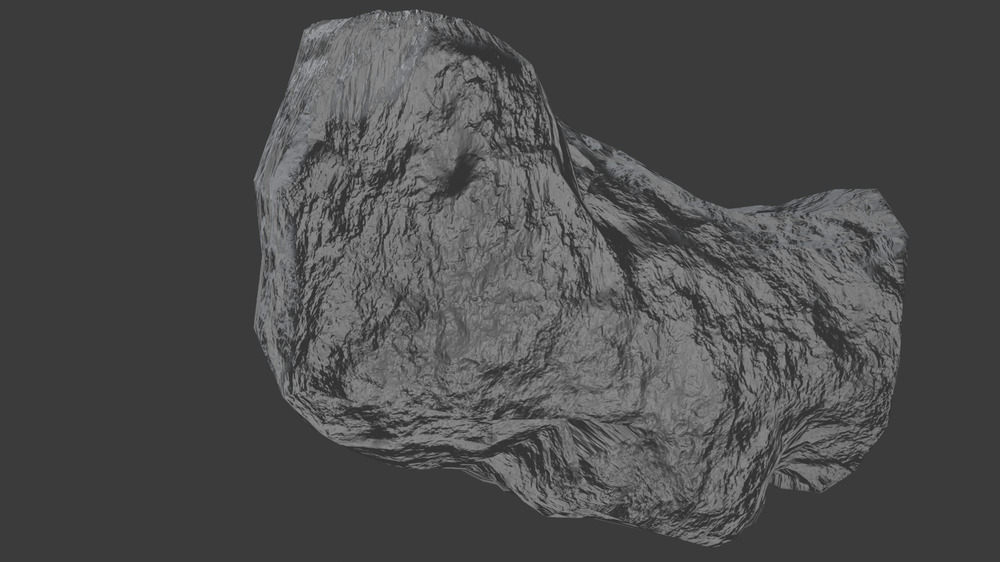
#> input picture data/blender/rocks/left.png, 1000 x 562 px, shrunk from 1920 x 1080 before the run
$ python find_shift.py
#> lines starting #> are read from the running program, lines starting #| are printed output that depends on the picture
import cv2 as cv
import matplotlib.pyplot as plt

img1 = cv.imread("left.png")
#> img1 is the input picture: shape (562, 1000, 3); mean B, G, R 75.5, 75.4, 75.4
img2 = cv.imread("right.png")
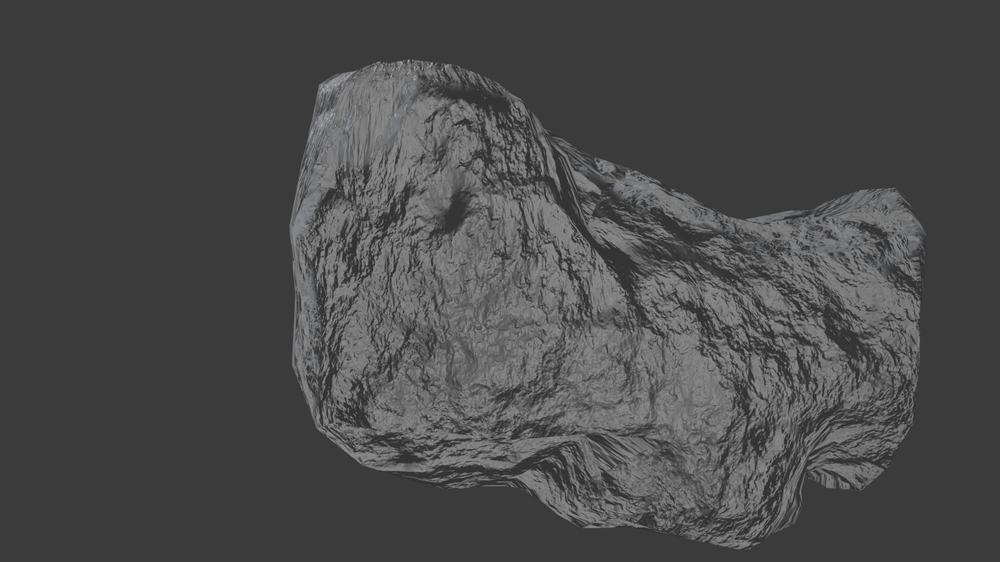
#> input picture data/blender/rocks/right.png, 1000 x 562 px, shrunk from 1920 x 1080 before the run
#> img2 is the input picture: shape (562, 1000, 3); mean B, G, R 74.1, 74, 73.9

fig, axs = plt.subplots(1, 2, figsize=(20, 10))
axs[0].imshow(img1)

axs[1].imshow(img2)

plt.show()
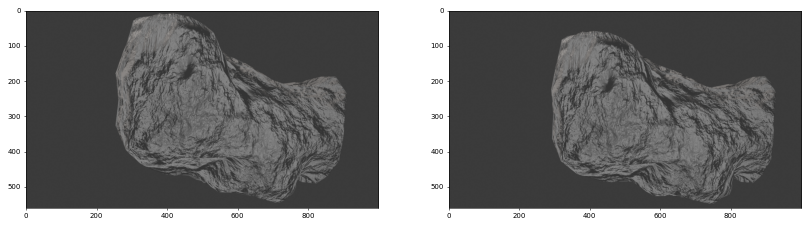
#> figure drawn by matplotlib, 2 panels; B, G, R data is drawn as R, G, B
